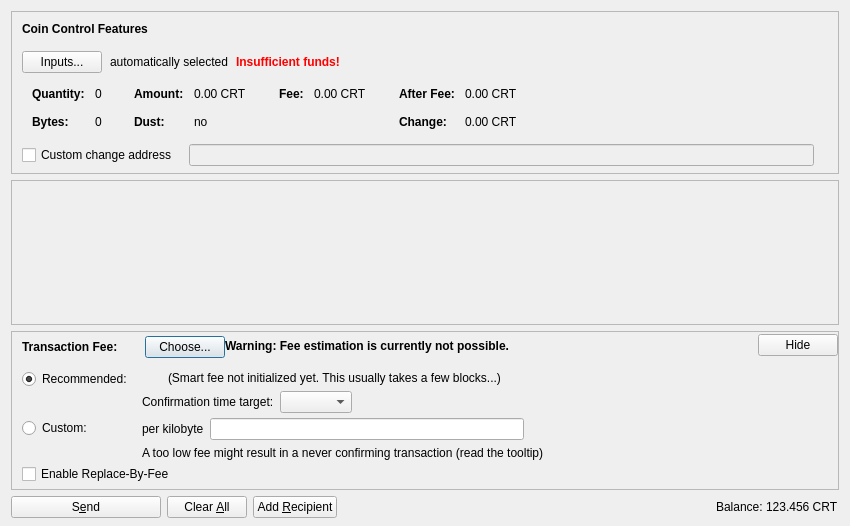
<?xml version="1.0" encoding="UTF-8"?>
<ui version="4.0">
 <class>SendCoinsDialog</class>
 <widget class="QDialog" name="SendCoinsDialog">
  <property name="geometry">
   <rect>
    <x>0</x>
    <y>0</y>
    <width>850</width>
    <height>526</height>
   </rect>
  </property>
  <property name="windowTitle">
   <string>Send Coins</string>
  </property>
  <layout class="QVBoxLayout" name="verticalLayout" stretch="0,1,0,0">
   <property name="bottomMargin">
    <number>8</number>
   </property>
   <item>
    <widget class="QFrame" name="frameCoinControl">
     <property name="sizePolicy">
      <sizepolicy hsizetype="Expanding" vsizetype="Expanding">
       <horstretch>0</horstretch>
       <verstretch>0</verstretch>
      </sizepolicy>
     </property>
     <property name="maximumSize">
      <size>
       <width>16777215</width>
       <height>16777215</height>
      </size>
     </property>
     <property name="frameShape">
      <enum>QFrame::StyledPanel</enum>
     </property>
     <property name="frameShadow">
      <enum>QFrame::Sunken</enum>
     </property>
     <layout class="QVBoxLayout" name="verticalLayoutCoinControl2">
      <property name="spacing">
       <number>0</number>
      </property>
      <property name="leftMargin">
       <number>0</number>
      </property>
      <property name="topMargin">
       <number>0</number>
      </property>
      <property name="rightMargin">
       <number>0</number>
      </property>
      <property name="bottomMargin">
       <number>6</number>
      </property>
      <item>
       <layout class="QVBoxLayout" name="verticalLayoutCoinControl" stretch="0,0,0,0,1">
        <property name="spacing">
         <number>0</number>
        </property>
        <property name="leftMargin">
         <number>10</number>
        </property>
        <property name="topMargin">
         <number>10</number>
        </property>
        <item>
         <layout class="QHBoxLayout" name="horizontalLayoutCoinControl1">
          <property name="bottomMargin">
           <number>15</number>
          </property>
          <item>
           <widget class="QLabel" name="labelCoinControlFeatures">
            <property name="sizePolicy">
             <sizepolicy hsizetype="Preferred" vsizetype="Maximum">
              <horstretch>0</horstretch>
              <verstretch>0</verstretch>
             </sizepolicy>
            </property>
            <property name="font">
             <font>
              <weight>75</weight>
              <bold>true</bold>
             </font>
            </property>
            <property name="styleSheet">
             <string notr="true">font-weight:bold;</string>
            </property>
            <property name="text">
             <string>Coin Control Features</string>
            </property>
           </widget>
          </item>
         </layout>
        </item>
        <item>
         <layout class="QHBoxLayout" name="horizontalLayoutCoinControl2" stretch="0,0,0,0">
          <property name="spacing">
           <number>8</number>
          </property>
          <property name="bottomMargin">
           <number>10</number>
          </property>
          <item>
           <widget class="QPushButton" name="pushButtonCoinControl">
            <property name="styleSheet">
             <string notr="true"/>
            </property>
            <property name="text">
             <string>Inputs...</string>
            </property>
            <property name="autoDefault">
             <bool>false</bool>
            </property>
           </widget>
          </item>
          <item>
           <widget class="QLabel" name="labelCoinControlAutomaticallySelected">
            <property name="text">
             <string>automatically selected</string>
            </property>
            <property name="margin">
             <number>5</number>
            </property>
           </widget>
          </item>
          <item>
           <widget class="QLabel" name="labelCoinControlInsuffFunds">
            <property name="font">
             <font>
              <weight>75</weight>
              <bold>true</bold>
             </font>
            </property>
            <property name="styleSheet">
             <string notr="true">color:red;font-weight:bold;</string>
            </property>
            <property name="text">
             <string>Insufficient funds!</string>
            </property>
            <property name="margin">
             <number>5</number>
            </property>
           </widget>
          </item>
          <item>
           <spacer name="horizontalSpacerCoinControl">
            <property name="orientation">
             <enum>Qt::Horizontal</enum>
            </property>
            <property name="sizeHint" stdset="0">
             <size>
              <width>40</width>
              <height>1</height>
             </size>
            </property>
           </spacer>
          </item>
         </layout>
        </item>
        <item>
         <widget class="QWidget" name="widgetCoinControl" native="true">
          <property name="sizePolicy">
           <sizepolicy hsizetype="Preferred" vsizetype="Preferred">
            <horstretch>0</horstretch>
            <verstretch>0</verstretch>
           </sizepolicy>
          </property>
          <property name="minimumSize">
           <size>
            <width>0</width>
            <height>0</height>
           </size>
          </property>
          <property name="styleSheet">
           <string notr="true"/>
          </property>
          <layout class="QHBoxLayout" name="horizontalLayoutCoinControl5">
           <property name="leftMargin">
            <number>0</number>
           </property>
           <property name="topMargin">
            <number>0</number>
           </property>
           <property name="rightMargin">
            <number>0</number>
           </property>
           <property name="bottomMargin">
            <number>0</number>
           </property>
           <item>
            <layout class="QHBoxLayout" name="horizontalLayoutCoinControl3" stretch="0,0,0,1">
             <property name="spacing">
              <number>20</number>
             </property>
             <property name="topMargin">
              <number>0</number>
             </property>
             <property name="bottomMargin">
              <number>10</number>
             </property>
             <item>
              <layout class="QFormLayout" name="formLayoutCoinControl1">
               <property name="horizontalSpacing">
                <number>10</number>
               </property>
               <property name="verticalSpacing">
                <number>14</number>
               </property>
               <property name="leftMargin">
                <number>10</number>
               </property>
               <property name="topMargin">
                <number>4</number>
               </property>
               <property name="rightMargin">
                <number>6</number>
               </property>
               <item row="0" column="0">
                <widget class="QLabel" name="labelCoinControlQuantityText">
                 <property name="font">
                  <font>
                   <weight>75</weight>
                   <bold>true</bold>
                  </font>
                 </property>
                 <property name="text">
                  <string>Quantity:</string>
                 </property>
                 <property name="margin">
                  <number>0</number>
                 </property>
                </widget>
               </item>
               <item row="0" column="1">
                <widget class="QLabel" name="labelCoinControlQuantity">
                 <property name="cursor">
                  <cursorShape>IBeamCursor</cursorShape>
                 </property>
                 <property name="contextMenuPolicy">
                  <enum>Qt::ActionsContextMenu</enum>
                 </property>
                 <property name="text">
                  <string notr="true">0</string>
                 </property>
                 <property name="margin">
                  <number>0</number>
                 </property>
                 <property name="textInteractionFlags">
                  <set>Qt::LinksAccessibleByMouse|Qt::TextSelectableByKeyboard|Qt::TextSelectableByMouse</set>
                 </property>
                </widget>
               </item>
               <item row="1" column="0">
                <widget class="QLabel" name="labelCoinControlBytesText">
                 <property name="font">
                  <font>
                   <weight>75</weight>
                   <bold>true</bold>
                  </font>
                 </property>
                 <property name="text">
                  <string>Bytes:</string>
                 </property>
                </widget>
               </item>
               <item row="1" column="1">
                <widget class="QLabel" name="labelCoinControlBytes">
                 <property name="cursor">
                  <cursorShape>IBeamCursor</cursorShape>
                 </property>
                 <property name="contextMenuPolicy">
                  <enum>Qt::ActionsContextMenu</enum>
                 </property>
                 <property name="text">
                  <string notr="true">0</string>
                 </property>
                 <property name="textInteractionFlags">
                  <set>Qt::LinksAccessibleByMouse|Qt::TextSelectableByKeyboard|Qt::TextSelectableByMouse</set>
                 </property>
                </widget>
               </item>
              </layout>
             </item>
             <item>
              <layout class="QFormLayout" name="formLayoutCoinControl2">
               <property name="horizontalSpacing">
                <number>10</number>
               </property>
               <property name="verticalSpacing">
                <number>14</number>
               </property>
               <property name="leftMargin">
                <number>6</number>
               </property>
               <property name="topMargin">
                <number>4</number>
               </property>
               <property name="rightMargin">
                <number>6</number>
               </property>
               <item row="0" column="0">
                <widget class="QLabel" name="labelCoinControlAmountText">
                 <property name="font">
                  <font>
                   <weight>75</weight>
                   <bold>true</bold>
                  </font>
                 </property>
                 <property name="text">
                  <string>Amount:</string>
                 </property>
                 <property name="margin">
                  <number>0</number>
                 </property>
                </widget>
               </item>
               <item row="0" column="1">
                <widget class="QLabel" name="labelCoinControlAmount">
                 <property name="cursor">
                  <cursorShape>IBeamCursor</cursorShape>
                 </property>
                 <property name="contextMenuPolicy">
                  <enum>Qt::ActionsContextMenu</enum>
                 </property>
                 <property name="text">
                  <string notr="true">0.00 CRT</string>
                 </property>
                 <property name="textInteractionFlags">
                  <set>Qt::LinksAccessibleByMouse|Qt::TextSelectableByKeyboard|Qt::TextSelectableByMouse</set>
                 </property>
                </widget>
               </item>
               <item row="1" column="0">
                <widget class="QLabel" name="labelCoinControlLowOutputText">
                 <property name="font">
                  <font>
                   <weight>75</weight>
                   <bold>true</bold>
                  </font>
                 </property>
                 <property name="text">
                  <string>Dust:</string>
                 </property>
                </widget>
               </item>
               <item row="1" column="1">
                <widget class="QLabel" name="labelCoinControlLowOutput">
                 <property name="cursor">
                  <cursorShape>IBeamCursor</cursorShape>
                 </property>
                 <property name="contextMenuPolicy">
                  <enum>Qt::ActionsContextMenu</enum>
                 </property>
                 <property name="text">
                  <string notr="true">no</string>
                 </property>
                 <property name="textInteractionFlags">
                  <set>Qt::LinksAccessibleByMouse|Qt::TextSelectableByKeyboard|Qt::TextSelectableByMouse</set>
                 </property>
                </widget>
               </item>
              </layout>
             </item>
             <item>
              <layout class="QFormLayout" name="formLayoutCoinControl3">
               <property name="horizontalSpacing">
                <number>10</number>
               </property>
               <property name="verticalSpacing">
                <number>14</number>
               </property>
               <property name="leftMargin">
                <number>6</number>
               </property>
               <property name="topMargin">
                <number>4</number>
               </property>
               <property name="rightMargin">
                <number>6</number>
               </property>
               <item row="0" column="0">
                <widget class="QLabel" name="labelCoinControlFeeText">
                 <property name="font">
                  <font>
                   <weight>75</weight>
                   <bold>true</bold>
                  </font>
                 </property>
                 <property name="text">
                  <string>Fee:</string>
                 </property>
                 <property name="margin">
                  <number>0</number>
                 </property>
                </widget>
               </item>
               <item row="0" column="1">
                <widget class="QLabel" name="labelCoinControlFee">
                 <property name="cursor">
                  <cursorShape>IBeamCursor</cursorShape>
                 </property>
                 <property name="contextMenuPolicy">
                  <enum>Qt::ActionsContextMenu</enum>
                 </property>
                 <property name="text">
                  <string notr="true">0.00 CRT</string>
                 </property>
                 <property name="textInteractionFlags">
                  <set>Qt::LinksAccessibleByMouse|Qt::TextSelectableByKeyboard|Qt::TextSelectableByMouse</set>
                 </property>
                </widget>
               </item>
              </layout>
             </item>
             <item>
              <layout class="QFormLayout" name="formLayoutCoinControl4">
               <property name="horizontalSpacing">
                <number>10</number>
               </property>
               <property name="verticalSpacing">
                <number>14</number>
               </property>
               <property name="leftMargin">
                <number>6</number>
               </property>
               <property name="topMargin">
                <number>4</number>
               </property>
               <property name="rightMargin">
                <number>6</number>
               </property>
               <item row="0" column="0">
                <widget class="QLabel" name="labelCoinControlAfterFeeText">
                 <property name="font">
                  <font>
                   <weight>75</weight>
                   <bold>true</bold>
                  </font>
                 </property>
                 <property name="text">
                  <string>After Fee:</string>
                 </property>
                 <property name="margin">
                  <number>0</number>
                 </property>
                </widget>
               </item>
               <item row="0" column="1">
                <widget class="QLabel" name="labelCoinControlAfterFee">
                 <property name="cursor">
                  <cursorShape>IBeamCursor</cursorShape>
                 </property>
                 <property name="contextMenuPolicy">
                  <enum>Qt::ActionsContextMenu</enum>
                 </property>
                 <property name="text">
                  <string notr="true">0.00 CRT</string>
                 </property>
                 <property name="textInteractionFlags">
                  <set>Qt::LinksAccessibleByMouse|Qt::TextSelectableByKeyboard|Qt::TextSelectableByMouse</set>
                 </property>
                </widget>
               </item>
               <item row="1" column="0">
                <widget class="QLabel" name="labelCoinControlChangeText">
                 <property name="font">
                  <font>
                   <weight>75</weight>
                   <bold>true</bold>
                  </font>
                 </property>
                 <property name="text">
                  <string>Change:</string>
                 </property>
                </widget>
               </item>
               <item row="1" column="1">
                <widget class="QLabel" name="labelCoinControlChange">
                 <property name="cursor">
                  <cursorShape>IBeamCursor</cursorShape>
                 </property>
                 <property name="contextMenuPolicy">
                  <enum>Qt::ActionsContextMenu</enum>
                 </property>
                 <property name="text">
                  <string notr="true">0.00 CRT</string>
                 </property>
                 <property name="textInteractionFlags">
                  <set>Qt::LinksAccessibleByMouse|Qt::TextSelectableByKeyboard|Qt::TextSelectableByMouse</set>
                 </property>
                </widget>
               </item>
              </layout>
             </item>
            </layout>
           </item>
          </layout>
         </widget>
        </item>
        <item>
         <layout class="QHBoxLayout" name="horizontalLayoutCoinControl4" stretch="0,0,0">
          <property name="spacing">
           <number>12</number>
          </property>
          <property name="sizeConstraint">
           <enum>QLayout::SetDefaultConstraint</enum>
          </property>
          <property name="topMargin">
           <number>5</number>
          </property>
          <property name="rightMargin">
           <number>5</number>
          </property>
          <item>
           <widget class="QCheckBox" name="checkBoxCoinControlChange">
            <property name="toolTip">
             <string>If this is activated, but the change address is empty or invalid, change will be sent to a newly generated address.</string>
            </property>
            <property name="text">
             <string>Custom change address</string>
            </property>
           </widget>
          </item>
          <item>
           <widget class="QValidatedLineEdit" name="lineEditCoinControlChange">
            <property name="enabled">
             <bool>false</bool>
            </property>
            <property name="sizePolicy">
             <sizepolicy hsizetype="Expanding" vsizetype="Fixed">
              <horstretch>0</horstretch>
              <verstretch>0</verstretch>
             </sizepolicy>
            </property>
           </widget>
          </item>
          <item>
           <widget class="QLabel" name="labelCoinControlChangeLabel">
            <property name="sizePolicy">
             <sizepolicy hsizetype="Preferred" vsizetype="Expanding">
              <horstretch>0</horstretch>
              <verstretch>0</verstretch>
             </sizepolicy>
            </property>
            <property name="minimumSize">
             <size>
              <width>0</width>
              <height>0</height>
             </size>
            </property>
            <property name="text">
             <string/>
            </property>
            <property name="margin">
             <number>3</number>
            </property>
           </widget>
          </item>
         </layout>
        </item>
        <item>
         <spacer name="verticalSpacerCoinControl">
          <property name="orientation">
           <enum>Qt::Vertical</enum>
          </property>
          <property name="sizeHint" stdset="0">
           <size>
            <width>800</width>
            <height>1</height>
           </size>
          </property>
         </spacer>
        </item>
       </layout>
      </item>
     </layout>
    </widget>
   </item>
   <item>
    <widget class="QScrollArea" name="scrollArea">
     <property name="widgetResizable">
      <bool>true</bool>
     </property>
     <widget class="QWidget" name="scrollAreaWidgetContents">
      <property name="geometry">
       <rect>
        <x>0</x>
        <y>0</y>
        <width>830</width>
        <height>104</height>
       </rect>
      </property>
      <layout class="QVBoxLayout" name="verticalLayout_2" stretch="0,1">
       <property name="leftMargin">
        <number>0</number>
       </property>
       <property name="topMargin">
        <number>0</number>
       </property>
       <property name="rightMargin">
        <number>0</number>
       </property>
       <property name="bottomMargin">
        <number>0</number>
       </property>
       <item>
        <layout class="QVBoxLayout" name="entries">
         <property name="spacing">
          <number>6</number>
         </property>
        </layout>
       </item>
       <item>
        <spacer name="verticalSpacer">
         <property name="orientation">
          <enum>Qt::Vertical</enum>
         </property>
         <property name="sizeHint" stdset="0">
          <size>
           <width>20</width>
           <height>40</height>
          </size>
         </property>
        </spacer>
       </item>
      </layout>
     </widget>
    </widget>
   </item>
   <item>
    <widget class="QFrame" name="frameFee">
     <property name="sizePolicy">
      <sizepolicy hsizetype="Expanding" vsizetype="Expanding">
       <horstretch>0</horstretch>
       <verstretch>0</verstretch>
      </sizepolicy>
     </property>
     <property name="maximumSize">
      <size>
       <width>16777215</width>
       <height>16777215</height>
      </size>
     </property>
     <property name="frameShape">
      <enum>QFrame::StyledPanel</enum>
     </property>
     <property name="frameShadow">
      <enum>QFrame::Sunken</enum>
     </property>
     <layout class="QVBoxLayout" name="verticalLayoutFee1">
      <property name="spacing">
       <number>0</number>
      </property>
      <property name="leftMargin">
       <number>0</number>
      </property>
      <property name="topMargin">
       <number>0</number>
      </property>
      <property name="rightMargin">
       <number>0</number>
      </property>
      <property name="bottomMargin">
       <number>0</number>
      </property>
      <item>
       <layout class="QVBoxLayout" name="verticalLayoutFee2" stretch="0,0,0">
        <property name="spacing">
         <number>0</number>
        </property>
        <property name="leftMargin">
         <number>10</number>
        </property>
        <property name="topMargin">
         <number>0</number>
        </property>
        <item>
         <layout class="QHBoxLayout" name="horizontalLayoutFee1">
          <property name="bottomMargin">
           <number>0</number>
          </property>
          <item>
           <layout class="QVBoxLayout" name="verticalLayoutFee7">
            <property name="spacing">
             <number>0</number>
            </property>
            <item>
             <spacer name="verticalSpacerSmartFee">
              <property name="orientation">
               <enum>Qt::Vertical</enum>
              </property>
              <property name="sizeType">
               <enum>QSizePolicy::Fixed</enum>
              </property>
              <property name="sizeHint" stdset="0">
               <size>
                <width>1</width>
                <height>4</height>
               </size>
              </property>
             </spacer>
            </item>
            <item>
             <layout class="QHBoxLayout" name="horizontalLayoutSmartFee">
              <property name="spacing">
               <number>10</number>
              </property>
              <item>
               <widget class="QLabel" name="labelFeeHeadline">
                <property name="sizePolicy">
                 <sizepolicy hsizetype="Preferred" vsizetype="Maximum">
                  <horstretch>0</horstretch>
                  <verstretch>0</verstretch>
                 </sizepolicy>
                </property>
                <property name="font">
                 <font>
                  <weight>75</weight>
                  <bold>true</bold>
                 </font>
                </property>
                <property name="styleSheet">
                 <string notr="true">font-weight:bold;</string>
                </property>
                <property name="text">
                 <string>Transaction Fee:</string>
                </property>
               </widget>
              </item>
              <item>
               <widget class="QLabel" name="labelFeeMinimized">
                <property name="text">
                 <string/>
                </property>
               </widget>
              </item>
              <item>
               <widget class="QPushButton" name="buttonChooseFee">
                <property name="text">
                 <string>Choose...</string>
                </property>
               </widget>
              </item>
             </layout>
            </item>
            <item>
             <spacer name="verticalSpacer_5">
              <property name="orientation">
               <enum>Qt::Vertical</enum>
              </property>
              <property name="sizeHint" stdset="0">
               <size>
                <width>1</width>
                <height>1</height>
               </size>
              </property>
             </spacer>
            </item>
           </layout>
          </item>
          <item>
           <widget class="QLabel" name="fallbackFeeWarningLabel">
            <property name="toolTip">
             <string>Using the fallbackfee can result in sending a transaction that will take several hours or days (or never) to confirm. Consider choosing your fee manually or wait until you have validated the complete chain.</string>
            </property>
            <property name="font">
            <font>
                <weight>75</weight>
                <bold>true</bold>
            </font>
            </property>
            <property name="text">
             <string>Warning: Fee estimation is currently not possible.</string>
            </property>
            <property name="wordWrap">
             <bool>false</bool>
            </property>
           </widget>
          </item>
          <item>
           <spacer name="horizontalSpacer_4">
            <property name="orientation">
             <enum>Qt::Horizontal</enum>
            </property>
            <property name="sizeType">
             <enum>QSizePolicy::MinimumExpanding</enum>
            </property>
            <property name="sizeHint" stdset="0">
             <size>
              <width>40</width>
              <height>20</height>
             </size>
            </property>
           </spacer>
          </item>
          <item>
           <widget class="QPushButton" name="buttonMinimizeFee">
            <property name="toolTip">
             <string>collapse fee-settings</string>
            </property>
            <property name="text">
             <string>Hide</string>
            </property>
           </widget>
          </item>
         </layout>
        </item>
        <item>
         <widget class="QFrame" name="frameFeeSelection">
          <layout class="QVBoxLayout" name="verticalLayoutFee12">
           <property name="spacing">
            <number>0</number>
           </property>
           <property name="leftMargin">
            <number>0</number>
           </property>
           <property name="topMargin">
            <number>0</number>
           </property>
           <property name="rightMargin">
            <number>0</number>
           </property>
           <property name="bottomMargin">
            <number>0</number>
           </property>
           <item>
            <layout class="QGridLayout" name="gridLayoutFee">
             <property name="topMargin">
              <number>10</number>
             </property>
             <property name="bottomMargin">
              <number>4</number>
             </property>
             <property name="horizontalSpacing">
              <number>10</number>
             </property>
             <property name="verticalSpacing">
              <number>4</number>
             </property>
             <item row="1" column="1">
              <layout class="QVBoxLayout" name="verticalLayoutFee8">
               <property name="spacing">
                <number>6</number>
               </property>
               <item>
                <layout class="QHBoxLayout" name="horizontalLayoutFee13">
                 <item>
                  <widget class="QLabel" name="labelCustomPerKilobyte">
                   <property name="toolTip">
                    <string>Specify a custom fee per kB (1,000 bytes) of the transaction's virtual size.

Note:  Since the fee is calculated on a per-byte basis, a fee of "100 satoshis per kB" for a transaction size of 500 bytes (half of 1 kB) would ultimately yield a fee of only 50 satoshis.</string>
                   </property>
                   <property name="text">
                    <string>per kilobyte</string>
                   </property>
                  </widget>
                 </item>
                 <item>
                  <widget class="CryptotalkcoinAmountField" name="customFee"/>
                 </item>
                 <item>
                  <spacer name="horizontalSpacer_6">
                   <property name="orientation">
                    <enum>Qt::Horizontal</enum>
                   </property>
                   <property name="sizeHint" stdset="0">
                    <size>
                     <width>1</width>
                     <height>1</height>
                    </size>
                   </property>
                  </spacer>
                 </item>
                </layout>
               </item>
               <item>
                <layout class="QHBoxLayout" name="horizontalLayoutFee8">
                 <item>
                  <widget class="QLabel" name="labelCustomFeeWarning">
                   <property name="enabled">
                    <bool>true</bool>
                   </property>
                   <property name="toolTip">
                    <string>When there is less transaction volume than space in the blocks, miners as well as relaying nodes may enforce a minimum fee. Paying only this minimum fee is just fine, but be aware that this can result in a never confirming transaction once there is more demand for cryptotalkcoin transactions than the network can process.</string>
                   </property>
                   <property name="text">
                    <string>A too low fee might result in a never confirming transaction (read the tooltip)</string>
                   </property>
                  </widget>
                 </item>
                 <item>
                  <spacer name="horizontalSpacer_2">
                   <property name="orientation">
                    <enum>Qt::Horizontal</enum>
                   </property>
                   <property name="sizeHint" stdset="0">
                    <size>
                     <width>1</width>
                     <height>1</height>
                    </size>
                   </property>
                  </spacer>
                 </item>
                </layout>
               </item>
              </layout>
             </item>
             <item row="0" column="0">
              <layout class="QVBoxLayout" name="verticalLayoutFee4" stretch="0,1">
               <item>
                <widget class="QRadioButton" name="radioSmartFee">
                 <property name="text">
                  <string>Recommended:</string>
                 </property>
                 <property name="checked">
                  <bool>true</bool>
                 </property>
                 <attribute name="buttonGroup">
                  <string notr="true">groupFee</string>
                 </attribute>
                </widget>
               </item>
               <item>
                <spacer name="verticalSpacer_2">
                 <property name="orientation">
                  <enum>Qt::Vertical</enum>
                 </property>
                 <property name="sizeHint" stdset="0">
                  <size>
                   <width>1</width>
                   <height>1</height>
                  </size>
                 </property>
                </spacer>
               </item>
              </layout>
             </item>
             <item row="1" column="0">
              <layout class="QVBoxLayout" name="verticalLayoutFee9" stretch="0,1">
               <item>
                <widget class="QRadioButton" name="radioCustomFee">
                 <property name="text">
                  <string>Custom:</string>
                 </property>
                 <attribute name="buttonGroup">
                  <string notr="true">groupFee</string>
                 </attribute>
                </widget>
               </item>
               <item>
                <spacer name="verticalSpacer_6">
                 <property name="orientation">
                  <enum>Qt::Vertical</enum>
                 </property>
                 <property name="sizeHint" stdset="0">
                  <size>
                   <width>1</width>
                   <height>1</height>
                  </size>
                 </property>
                </spacer>
               </item>
              </layout>
             </item>
             <item row="0" column="1">
              <layout class="QVBoxLayout" name="verticalLayoutFee3" stretch="0,0,1">
               <property name="spacing">
                <number>6</number>
               </property>
               <property name="topMargin">
                <number>2</number>
               </property>
               <item>
                <layout class="QHBoxLayout" name="horizontalLayoutFee12">
                 <item>
                  <widget class="QLabel" name="labelSmartFee">
                   <property name="text">
                    <string/>
                   </property>
                  </widget>
                 </item>
                 <item>
                  <widget class="QLabel" name="labelFeeEstimation">
                   <property name="text">
                    <string/>
                   </property>
                  </widget>
                 </item>
                 <item>
                  <widget class="QLabel" name="labelSmartFee2">
                   <property name="text">
                    <string>(Smart fee not initialized yet. This usually takes a few blocks...)</string>
                   </property>
                  </widget>
                 </item>
                 <item>
                  <spacer name="horizontalSpacer_5">
                   <property name="orientation">
                    <enum>Qt::Horizontal</enum>
                   </property>
                   <property name="sizeHint" stdset="0">
                    <size>
                     <width>1</width>
                     <height>1</height>
                    </size>
                   </property>
                  </spacer>
                 </item>
                </layout>
               </item>
               <item>
                <layout class="QHBoxLayout" name="horizontalLayoutFee9">
                 <item>
                  <layout class="QVBoxLayout" name="verticalLayoutFee6">
                   <item>
                    <widget class="QLabel" name="labelSmartFee3">
                     <property name="text">
                      <string>Confirmation time target:</string>
                     </property>
                    </widget>
                   </item>
                  </layout>
                 </item>
                 <item>
                  <layout class="QVBoxLayout" name="verticalLayoutFee5">
                   <property name="rightMargin">
                    <number>30</number>
                   </property>
                   <item>
                    <layout class="QHBoxLayout" name="horizontalLayoutConfTarget">
                     <property name="bottomMargin">
                      <number>0</number>
                     </property>
                     <item>
                      <widget class="QComboBox" name="confTargetSelector"/>
                     </item>
                     <item>
                      <spacer name="horizontalSpacerConfTarget">
                       <property name="orientation">
                        <enum>Qt::Horizontal</enum>
                       </property>
                       <property name="sizeHint" stdset="0">
                        <size>
                         <width>40</width>
                         <height>20</height>
                        </size>
                       </property>
                      </spacer>
                     </item>
                    </layout>
                   </item>
                  </layout>
                 </item>
                </layout>
               </item>
               <item>
                <spacer name="verticalSpacer_4">
                 <property name="orientation">
                  <enum>Qt::Vertical</enum>
                 </property>
                 <property name="sizeHint" stdset="0">
                  <size>
                   <width>1</width>
                   <height>1</height>
                  </size>
                 </property>
                </spacer>
               </item>
              </layout>
             </item>
            </layout>
           </item>
           <item>
            <widget class="QCheckBox" name="optInRBF">
             <property name="text">
              <string>Enable Replace-By-Fee</string>
             </property>
             <property name="toolTip">
              <string>With Replace-By-Fee (BIP-125) you can increase a transaction's fee after it is sent. Without this, a higher fee may be recommended to compensate for increased transaction delay risk.</string>
             </property>
            </widget>
           </item>
          </layout>
         </widget>
        </item>
        <item>
         <spacer name="verticalSpacerFee">
          <property name="orientation">
           <enum>Qt::Vertical</enum>
          </property>
          <property name="sizeHint" stdset="0">
           <size>
            <width>40</width>
            <height>5</height>
           </size>
          </property>
         </spacer>
        </item>
       </layout>
      </item>
     </layout>
    </widget>
   </item>
   <item>
    <layout class="QHBoxLayout" name="horizontalLayout">
     <item>
      <widget class="QPushButton" name="sendButton">
       <property name="minimumSize">
        <size>
         <width>150</width>
         <height>0</height>
        </size>
       </property>
       <property name="toolTip">
        <string>Confirm the send action</string>
       </property>
       <property name="text">
        <string>S&amp;end</string>
       </property>
       <property name="icon">
        <iconset resource="../cryptotalkcoin.qrc">
         <normaloff>:/icons/send</normaloff>:/icons/send</iconset>
       </property>
       <property name="autoDefault">
        <bool>false</bool>
       </property>
       <property name="default">
        <bool>false</bool>
       </property>
      </widget>
     </item>
     <item>
      <widget class="QPushButton" name="clearButton">
       <property name="sizePolicy">
        <sizepolicy hsizetype="Minimum" vsizetype="Fixed">
         <horstretch>0</horstretch>
         <verstretch>0</verstretch>
        </sizepolicy>
       </property>
       <property name="toolTip">
        <string>Clear all fields of the form.</string>
       </property>
       <property name="text">
        <string>Clear &amp;All</string>
       </property>
       <property name="icon">
        <iconset resource="../cryptotalkcoin.qrc">
         <normaloff>:/icons/remove</normaloff>:/icons/remove</iconset>
       </property>
       <property name="autoDefault">
        <bool>false</bool>
       </property>
      </widget>
     </item>
     <item>
      <widget class="QPushButton" name="addButton">
       <property name="toolTip">
        <string>Send to multiple recipients at once</string>
       </property>
       <property name="text">
        <string>Add &amp;Recipient</string>
       </property>
       <property name="icon">
        <iconset resource="../cryptotalkcoin.qrc">
         <normaloff>:/icons/add</normaloff>:/icons/add</iconset>
       </property>
       <property name="autoDefault">
        <bool>false</bool>
       </property>
      </widget>
     </item>
     <item>
      <spacer name="horizontalSpacer">
       <property name="orientation">
        <enum>Qt::Horizontal</enum>
       </property>
       <property name="sizeHint" stdset="0">
        <size>
         <width>40</width>
         <height>20</height>
        </size>
       </property>
      </spacer>
     </item>
     <item>
      <layout class="QHBoxLayout" name="horizontalLayout_2">
       <property name="spacing">
        <number>3</number>
       </property>
       <item>
        <widget class="QLabel" name="label">
         <property name="sizePolicy">
          <sizepolicy hsizetype="Preferred" vsizetype="Fixed">
           <horstretch>0</horstretch>
           <verstretch>0</verstretch>
          </sizepolicy>
         </property>
         <property name="text">
          <string>Balance:</string>
         </property>
        </widget>
       </item>
       <item>
        <widget class="QLabel" name="labelBalance">
         <property name="sizePolicy">
          <sizepolicy hsizetype="Preferred" vsizetype="Fixed">
           <horstretch>0</horstretch>
           <verstretch>0</verstretch>
          </sizepolicy>
         </property>
         <property name="cursor">
          <cursorShape>IBeamCursor</cursorShape>
         </property>
         <property name="text">
          <string notr="true">123.456 CRT</string>
         </property>
         <property name="textInteractionFlags">
          <set>Qt::LinksAccessibleByMouse|Qt::TextSelectableByKeyboard|Qt::TextSelectableByMouse</set>
         </property>
        </widget>
       </item>
      </layout>
     </item>
    </layout>
   </item>
  </layout>
 </widget>
 <customwidgets>
  <customwidget>
   <class>QValidatedLineEdit</class>
   <extends>QLineEdit</extends>
   <header>qt/qvalidatedlineedit.h</header>
  </customwidget>
  <customwidget>
   <class>CryptotalkcoinAmountField</class>
   <extends>QLineEdit</extends>
   <header>qt/cryptotalkcoinamountfield.h</header>
   <container>1</container>
  </customwidget>
 </customwidgets>
 <resources>
  <include location="../cryptotalkcoin.qrc"/>
 </resources>
 <connections/>
 <buttongroups>
  <buttongroup name="groupFee"/>
 </buttongroups>
</ui>
